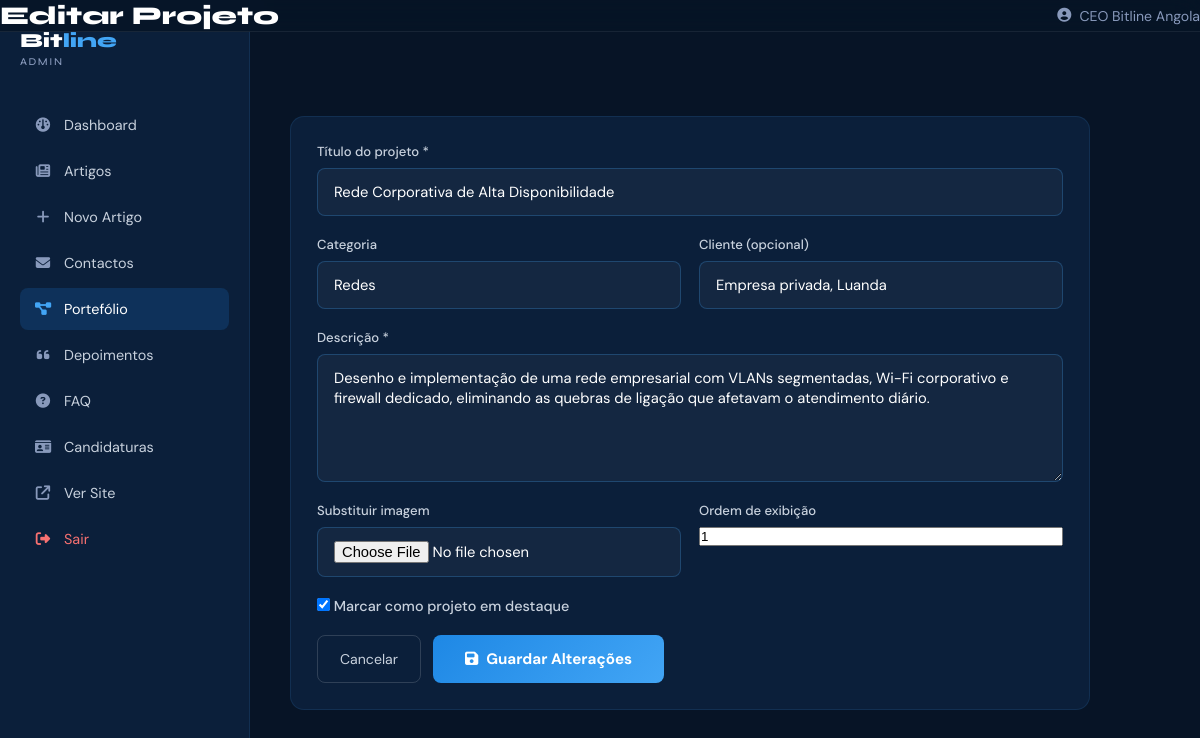
The app's page /admin/editar-projeto.php?id=1 (signed in) with its own data.
### tables this page shows
CREATE TABLE IF NOT EXISTS portfolio (
  id INT AUTO_INCREMENT PRIMARY KEY,
  titulo VARCHAR(150) NOT NULL,
  categoria VARCHAR(100) DEFAULT NULL,
  descricao TEXT NOT NULL,
  imagem VARCHAR(255) DEFAULT NULL,
  cliente VARCHAR(150) DEFAULT NULL,
  destaque TINYINT(1) NOT NULL DEFAULT 0,
  ordem INT NOT NULL DEFAULT 0,
  criado_em DATETIME NOT NULL DEFAULT CURRENT_TIMESTAMP
);

### includes/funcoes.php (called while the page is built, shortened)
<?php
function limpar(string $texto): string
{
    return htmlspecialchars(trim($texto), ENT_QUOTES, 'UTF-8');
}

### admin/editar-projeto.php (the view, shortened to what this page needs)
<?php
require_once __DIR__ . '/../includes/funcoes.php';
$pdo = getConnection();
$id  = (int) ($_GET['id'] ?? 0);
$stmt = $pdo->prepare('SELECT * FROM portfolio WHERE id = :id');
$stmt->execute([':id' => $id]);
$projeto = $stmt->fetch();
require __DIR__ . '/includes/admin-header.php';
?>
<form class="admin-panel admin-form" action="../actions/atualizar_projeto.php" method="POST" enctype="multipart/form-data">
  <div class="form-group">
    <label for="titulo">Título do projeto *</label>
    <input type="text" id="titulo" name="titulo" value="<?= limpar($projeto['titulo']) ?>" required>
  </div>
  <div class="form-row">
    <div class="form-group">
      <label for="categoria">Categoria</label>
      <input type="text" id="categoria" name="categoria" value="<?= limpar($projeto['categoria'] ?? '') ?>">
    </div>
    <div class="form-group">
      <label for="cliente">Cliente (opcional)</label>
      <input type="text" id="cliente" name="cliente" value="<?= limpar($projeto['cliente'] ?? '') ?>">
    </div>
  </div>
  <div class="form-group">
    <label for="descricao">Descrição *</label>
    <textarea id="descricao" name="descricao" rows="5" required><?= limpar($projeto['descricao']) ?></textarea>
  </div>
  <div class="form-row">
    <div class="form-group">
      <label for="imagem">Substituir imagem</label>
      <input type="file" id="imagem" name="imagem" accept="image/*">
    </div>
    <div class="form-group">
      <label for="ordem">Ordem de exibição</label>
      <input type="number" id="ordem" name="ordem" value="<?= (int) $projeto['ordem'] ?>">
    </div>
  </div>
  <div class="form-group form-checkbox">
    <label><input type="checkbox" name="destaque" value="1" <?= $projeto['destaque'] ? 'checked' : '' ?>> Marcar como projeto em destaque</label>
  </div>
  <div class="admin-form-acoes">
    <a href="portfolio.php" class="admin-btn-secundario">Cancelar</a>
    <button type="submit" class="admin-btn-primario"><i class="fa-solid fa-floppy-disk"></i> Guardar Alterações</button>
  </div>
</form>
<?php require __DIR__ . '/includes/admin-footer.php'; ?>

### css/estilo.css (style rules this page uses)
* { margin: 0; padding: 0; box-sizing: border-box; }
html { scroll-behavior: smooth; }
body { font-family: 'DM Sans', sans-serif; background: #071426; color: #ffffff; overflow-x: hidden; cursor: default; }
a { text-decoration: none; color: inherit; }
button { font-family: inherit; cursor: pointer; }
:root { --navy: #071426; --navy-mid: #0B1F3A; --navy-light: #10233D; --navy-soft: #133C74; --blue-accent: #1E88E5; --blue-glow: #42A5F5; --white: #FFFFFF; --white-dim: #C8D1DD; --grey: #8899BB; --container: 1200px; --cor-primaria: var(--navy-mid); --cor-secundaria: var(--navy-soft); --cor-azul: var(--blue-accent); --cor-azul-claro: var(--blue-glow); --cor-branca: var(--white); --cor-cinza: var(--white-dim); --cor-preta: #000000; }
.form-row { display: grid; grid-template-columns: 1fr 1fr; gap: 18px; }
.form-group { margin-bottom: 20px; display: flex; flex-direction: column; gap: 8px; }
.form-group label { font-size: 0.82rem; color: var(--white-dim); font-weight: 500; }
.form-group input[type="text"], .form-group input[type="email"], .form-group input[type="password"], .form-group input[type="file"], .form-group select, .form-group textarea { padding: 13px 16px; background: rgba(255,255,255,0.04); border: 1px solid rgba(66,165,245,0.25); border-radius: 8px; color: var(--white); font-family: 'DM Sans', sans-serif; font-size: 0.92rem; outline: none; transition: border-color 0.2s; width: 100%; }
.form-group textarea { resize: vertical; min-height: 90px; }
.form-group input::placeholder, .form-group textarea::placeholder { color: var(--grey); }
.form-checkbox label { flex-direction: row; align-items: center; gap: 10px; font-size: 0.9rem; }
.form-checkbox input { width: auto; }
.contact-form-full button, .admin-form button[type="submit"] { padding: 14px 32px; background: linear-gradient(135deg, var(--blue-accent), var(--blue-glow)); color: var(--white); border: none; border-radius: 8px; font-weight: 700; font-size: 0.95rem; transition: all 0.3s; }
.admin-body { background: var(--navy); min-height: 100vh; }
.admin-panel { background: var(--navy-mid); border: 1px solid rgba(66,165,245,0.12); border-radius: 14px; padding: 26px; }
.admin-btn-primario { display: inline-flex; align-items: center; gap: 8px; padding: 12px 22px; background: linear-gradient(135deg, var(--blue-accent), var(--blue-glow)); color: var(--white) !important; border: none; border-radius: 8px; font-weight: 700; font-size: 0.88rem; transition: all 0.3s; }
.admin-btn-secundario { display: inline-flex; align-items: center; gap: 8px; padding: 12px 22px; background: transparent; border: 1px solid rgba(255,255,255,0.15); color: var(--white-dim); border-radius: 8px; font-size: 0.88rem; transition: all 0.2s; }
.admin-form { max-width: 800px; }
.admin-form-acoes { display: flex; gap: 12px; margin-top: 8px; }

### records on screen
portfolio: titulo "Rede Corporativa de Alta Disponibilidade", categoria "Redes", cliente "Empresa privada, Luanda", descricao "Desenho e implementação de uma rede empresarial com VLANs segmentadas, Wi-Fi corporativo e firewall dedicado, eliminando as quebras de ligação que afetavam o atendimento diário.", ordem "1", destaque "☑"

### other values on screen
limpar($tituloPagina ?? '') "Editar Projeto"
limpar($_SESSION['admin_nome'] ?? 'Administrador') "CEO Bitline Angola"
